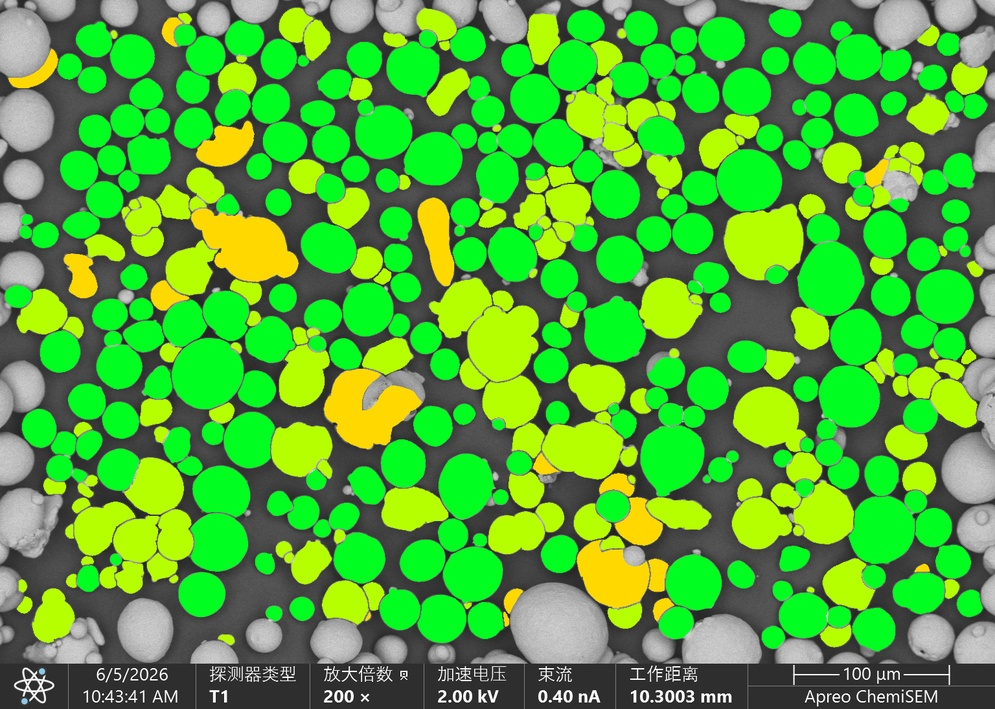
#> input picture data_98986/粉末圆度汇总/20260605/007_021-0.jpg, 995 x 709 px, shrunk from 1536 x 1094 before the run
$ python infer.py --image '../data_98986/粉末圆度汇总/20260605/007_021-0.jpg' --pixel-size-um 1.0
#> lines starting #> are read from the running program, lines starting #| are printed output that depends on the picture; after the words box and inside, x2 and y2 are one past the last pixel; in counts of white or black regions, pixels touching at a corner belong together
### metal_powder_sem_ai/preprocess.py
from __future__ import annotations

from dataclasses import dataclass
from pathlib import Path
from typing import Optional, Tuple, Union

import cv2
import numpy as np


ImageLike = Union[str, Path, np.ndarray]


@dataclass
class PreprocessResult:
    image: np.ndarray
    gray: np.ndarray
    denoised: np.ndarray
    enhanced: np.ndarray
    binary: np.ndarray
    crop_offset_xy: Tuple[int, int] = (0, 0)
    inverted: bool = False


def imread_unicode(path: Union[str, Path], flags: int = cv2.IMREAD_COLOR) -> np.ndarray:
    """支持 Windows 中文路径的 OpenCV 读图。"""
#> called with flags = 1
    path = Path(path)
    data = np.fromfile(str(path), dtype=np.uint8)
    image = cv2.imdecode(data, flags)
#> image is the input picture: shape (709, 995, 3); mean B, G, R 56, 169, 83.1
    if image is None:
        raise FileNotFoundError(f"无法读取图像: {path}")
    return image


def imwrite_unicode(path: Union[str, Path], image: np.ndarray) -> None:
    """支持 Windows 中文路径的 OpenCV 写图。"""
    path = Path(path)
    path.parent.mkdir(parents=True, exist_ok=True)
    suffix = path.suffix or ".png"
    ok, encoded = cv2.imencode(suffix, image)
    if not ok:
        raise IOError(f"无法编码图像: {path}")
    encoded.tofile(str(path))


def load_image(image: ImageLike, flags: int = cv2.IMREAD_COLOR) -> np.ndarray:
    if isinstance(image, np.ndarray):
        return image.copy()
    return imread_unicode(image, flags=flags)


def crop_sem_area(
    image: np.ndarray,
    crop_bottom_fraction: float = 0.0,
) -> Tuple[np.ndarray, Tuple[int, int]]:
    """裁掉底部 SEM 信息栏/比例尺区域；默认不裁剪，比例尺建议手动输入。"""
    if crop_bottom_fraction <= 0:
        return image.copy(), (0, 0)
    if crop_bottom_fraction >= 0.5:
        raise ValueError("crop_bottom_fraction 建议小于 0.5，避免裁掉有效颗粒区域。")
    h = image.shape[0]
    keep_h = int(round(h * (1.0 - crop_bottom_fraction)))
    return image[:keep_h].copy(), (0, 0)


def preprocess_sem_image(
    image: ImageLike,
    crop_bottom_fraction: float = 0.0,
    blur_ksize: int = 5,
    clahe_clip_limit: float = 2.0,
    clahe_tile_grid_size: int = 8,
    invert: Optional[bool] = None,
    morph_kernel_size: int = 3,
) -> PreprocessResult:
    """SEM 图像预处理：高斯去噪、CLAHE 增强、Otsu 自适应阈值二值化。"""
    bgr = load_image(image, flags=cv2.IMREAD_COLOR)
    cropped, offset = crop_sem_area(bgr, crop_bottom_fraction=crop_bottom_fraction)
#> offset = (0, 0)

    gray = cv2.cvtColor(cropped, cv2.COLOR_BGR2GRAY)

    if blur_ksize % 2 == 0:
        blur_ksize += 1
    denoised = cv2.GaussianBlur(gray, (blur_ksize, blur_ksize), 0)

    clahe = cv2.createCLAHE(
        clipLimit=clahe_clip_limit,
        tileGridSize=(clahe_tile_grid_size, clahe_tile_grid_size),
    )
    enhanced = clahe.apply(denoised)

    _, binary = cv2.threshold(
        enhanced,
        0,
        255,
        cv2.THRESH_BINARY + cv2.THRESH_OTSU,
    )
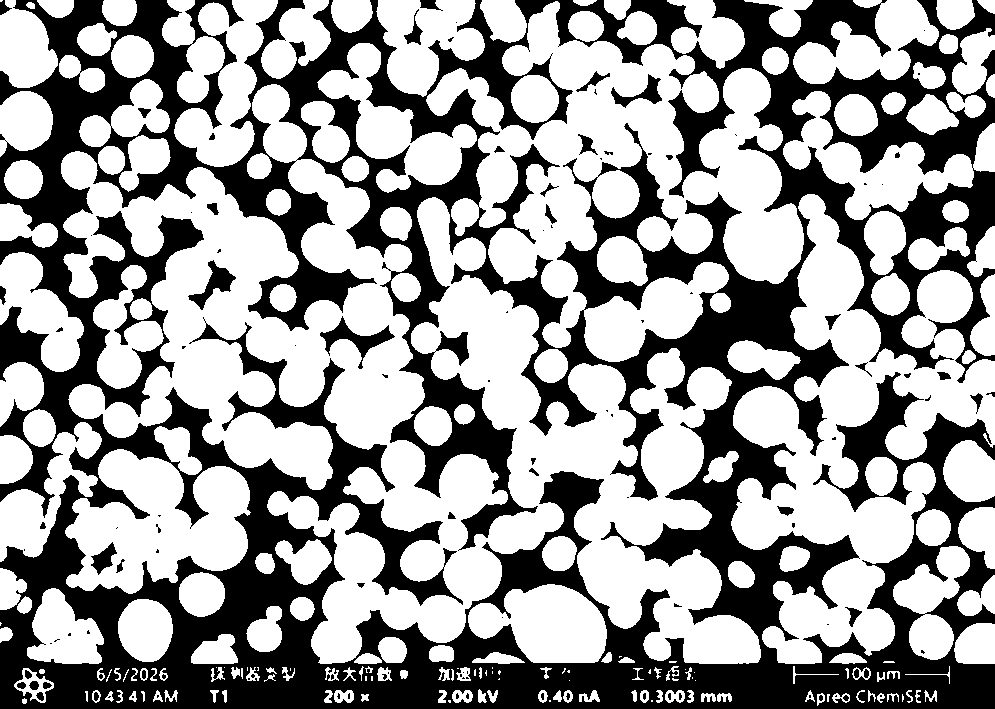
#> binary: shape (709, 995); 60.8% white; 114 black regions (67 under 20 px), largest, box (x1, y1, x2, y2) and area: (0, 0, 995, 709) 270466, (320, 316, 395, 369) 1028, (188, 260, 236, 310) 765

    white_fraction = float(np.mean(binary == 255))
#> white_fraction = 0.608
    should_invert = invert
    if should_invert is None:
        # SEM 金属粉末通常是“亮颗粒 + 暗背景”；若白色区域过大，说明阈值结果可能反了。
        should_invert = white_fraction > 0.60
#> should_invert = True

    inverted = bool(should_invert)
#> inverted = True
    if should_invert:
        binary = cv2.bitwise_not(binary)

    if morph_kernel_size > 1:
        kernel = cv2.getStructuringElement(
            cv2.MORPH_ELLIPSE,
            (morph_kernel_size, morph_kernel_size),
        )
        binary = cv2.morphologyEx(binary, cv2.MORPH_OPEN, kernel, iterations=1)
#> binary: shape (709, 995); 38.9% white; 125 white regions (48 under 20 px), largest, box (x1, y1, x2, y2) and area: (0, 0, 995, 709) 192033, (668, 0, 995, 371) 35908, (244, 0, 537, 549) 25867
        binary = cv2.morphologyEx(binary, cv2.MORPH_CLOSE, kernel, iterations=1)
#> binary: shape (709, 995); 39.1% white; 98 white regions (34 under 20 px), largest, box (x1, y1, x2, y2) and area: (0, 0, 995, 709) 194530, (668, 0, 995, 371) 35976, (244, 0, 537, 549) 25880

    return PreprocessResult(
        image=cropped,
        gray=gray,
        denoised=denoised,
        enhanced=enhanced,
        binary=binary,
        crop_offset_xy=offset,
        inverted=inverted,
    )


def save_preprocess_result(result: PreprocessResult, output_dir: Union[str, Path]) -> None:
    output_dir = Path(output_dir)
    output_dir.mkdir(parents=True, exist_ok=True)
    imwrite_unicode(output_dir / "01_gray.png", result.gray)
    imwrite_unicode(output_dir / "02_denoised.png", result.denoised)
    imwrite_unicode(output_dir / "03_enhanced.png", result.enhanced)
    imwrite_unicode(output_dir / "04_binary.png", result.binary)

### metal_powder_sem_ai/segment.py
from __future__ import annotations

import math
from dataclasses import dataclass
from typing import Iterable, List, Optional, Sequence, Tuple

import cv2
import numpy as np
from scipy import ndimage as ndi


@dataclass
class InstanceMask:
    particle_id: int
    mask: np.ndarray
    contour: np.ndarray
    bbox_xyxy: Tuple[int, int, int, int]
    score: float = 1.0
    source: str = "whole"
    tile_xyxy: Optional[Tuple[int, int, int, int]] = None
    internal_tile_edge_sides: Tuple[str, ...] = ()


@dataclass
class TileCandidate:
    mask: np.ndarray
    contour: np.ndarray
    bbox_xyxy: Tuple[int, int, int, int]
    score: float
    edge_clearance: float
    tile_xyxy: Tuple[int, int, int, int]
    source: str = "tiled"
    internal_tile_edge_sides: Tuple[str, ...] = ()


def mask_to_contour(mask: np.ndarray) -> Optional[np.ndarray]:
    mask_u8 = (mask > 0).astype(np.uint8) * 255
    contours, _ = cv2.findContours(mask_u8, cv2.RETR_EXTERNAL, cv2.CHAIN_APPROX_SIMPLE)
    if not contours:
        return None
    return max(contours, key=cv2.contourArea)


def bbox_from_mask(mask: np.ndarray) -> Tuple[int, int, int, int]:
    ys, xs = np.where(mask > 0)
    if len(xs) == 0:
        return (0, 0, 0, 0)
    return (int(xs.min()), int(ys.min()), int(xs.max()) + 1, int(ys.max()) + 1)


def crop_mask_to_bbox(mask: np.ndarray, bbox_xyxy: Tuple[int, int, int, int]) -> np.ndarray:
    x1, y1, x2, y2 = bbox_xyxy
    return (mask[y1:y2, x1:x2] > 0).astype(np.uint8)


def mask_is_local(instance: InstanceMask) -> bool:
    x1, y1, x2, y2 = instance.bbox_xyxy
    return instance.mask.shape[:2] == (max(0, y2 - y1), max(0, x2 - x1))


# [128 lines left out: functions paint_instance_mask, axis_starts, ownership_intervals, contour_centroid, bbox_intersection, tile_edge_clearance and 2 more, not called in this run]


def _candidate_equivalent_diameter(candidate: TileCandidate) -> float:
    area = max(0.0, float(cv2.contourArea(candidate.contour)))
    return math.sqrt(4.0 * area / math.pi) if area > 0 else 0.0


def _candidate_centroid(candidate: TileCandidate) -> Tuple[float, float]:
    return contour_centroid(candidate.contour, candidate.bbox_xyxy)


# [68 lines left out: functions _is_protected_parent_fragment, dedupe_tile_candidates, not called in this run]


def instances_from_label_image(
    labels: np.ndarray,
    min_area_px: int = 30,
) -> List[InstanceMask]:
    instances: List[InstanceMask] = []
    next_id = 1
    for label_id in sorted(int(v) for v in np.unique(labels) if int(v) > 0):
        mask = labels == label_id
        area = int(mask.sum())
        if area < min_area_px:
            continue
        contour = mask_to_contour(mask)
        if contour is None or cv2.contourArea(contour) < min_area_px:
            continue
        bbox = bbox_from_mask(mask)
        instances.append(
            InstanceMask(
                particle_id=next_id,
                mask=crop_mask_to_bbox(mask, bbox),
                contour=contour,
                bbox_xyxy=bbox,
                score=1.0,
            )
        )
        next_id += 1
    return instances


# [70 lines left out: functions renumber_instances, merge_instance_groups, not called in this run]


class ClassicalParticleSegmenter:
    """未训练模型时的可运行基线：Otsu 二值图 + distance transform + watershed。"""

    def __init__(
        self,
        min_area_px: int = 40,
        peak_min_distance: int = 8,
        fill_small_holes_px: int = 64,
    ) -> None:
        self.min_area_px = min_area_px
        self.peak_min_distance = peak_min_distance
        self.fill_small_holes_px = fill_small_holes_px

    def segment(self, binary: np.ndarray) -> List[InstanceMask]:
        foreground = binary > 0
        foreground = remove_small_objects_cv(foreground, self.min_area_px)
        foreground = fill_small_holes_cv(foreground, self.fill_small_holes_px)
        foreground_u8 = foreground.astype(np.uint8)

        distance = cv2.distanceTransform(foreground_u8, cv2.DIST_L2, 5)
        coordinates = local_maxima_coordinates(
            distance,
            min_distance=self.peak_min_distance,
            labels=foreground_u8,
        )

        markers = np.zeros(distance.shape, dtype=np.int32)
        if len(coordinates) == 0:
            markers, _ = ndi.label(foreground_u8)
        else:
            for idx, (row, col) in enumerate(coordinates, start=1):
                markers[row, col] = idx
            kernel = cv2.getStructuringElement(cv2.MORPH_ELLIPSE, (5, 5))
            markers = cv2.dilate(markers.astype(np.uint16), kernel, iterations=1).astype(np.int32)

        # watershed 将粘连颗粒按距离峰拆分，保证每个颗粒输出独立 mask。
        labels = watershed_cv(distance, markers, foreground)
        return instances_from_label_image(labels, min_area_px=self.min_area_px)


def remove_small_objects_cv(binary: np.ndarray, min_area_px: int) -> np.ndarray:
#> called with min_area_px = 80
    binary_u8 = (binary > 0).astype(np.uint8)
    num_labels, labels, stats, _ = cv2.connectedComponentsWithStats(binary_u8, 8)
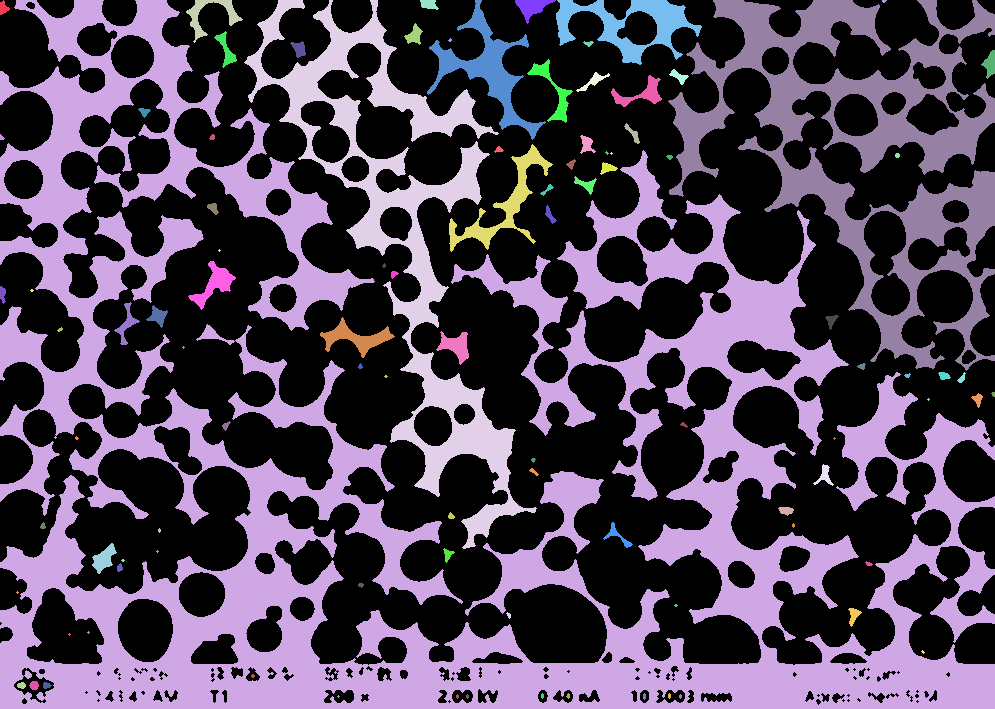
#> labels: shape (709, 995) int32; 99 distinct labels, from 0 to 98; one colour per label, 0 black
#> num_labels = 99; stats = 99 rows, first 6: [0, 0, 995, 705, 429871], [0, 0, 10, 15, 89], [0, 0, 995, 709, 194530], [186, 0, 57, 43, 666], [244, 0, 293, 549, 25880], [420, 0, 19, 10, 136]
    kept = np.zeros(binary_u8.shape, dtype=bool)
    for label_id in range(1, num_labels):
        if int(stats[label_id, cv2.CC_STAT_AREA]) >= min_area_px:
            kept |= labels == label_id
    return kept


def fill_small_holes_cv(binary: np.ndarray, area_threshold: int) -> np.ndarray:
#> called with area_threshold = 64
    binary_u8 = (binary > 0).astype(np.uint8)
    inv = (binary_u8 == 0).astype(np.uint8)
    num_labels, labels, stats, _ = cv2.connectedComponentsWithStats(inv, 8)
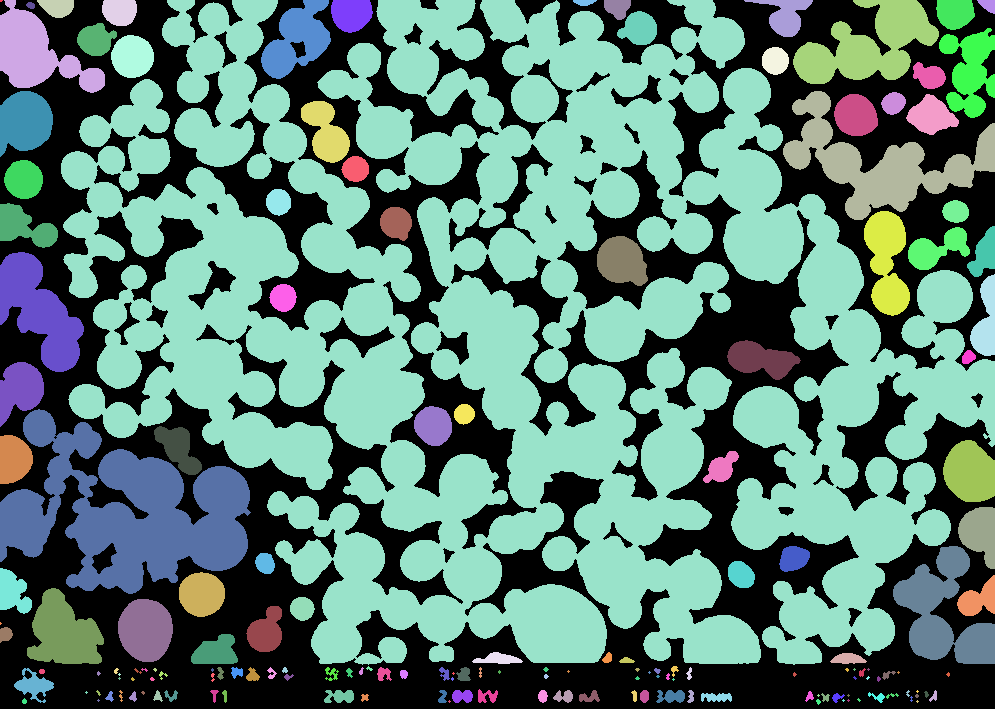
#> labels: shape (709, 995) int32; 168 distinct labels, from 0 to 167; one colour per label, 0 black
#> num_labels = 168; stats = 168 rows, first 6: [0, 0, 995, 709, 274193], [0, 0, 3, 2, 5], [0, 0, 105, 93, 4558], [37, 0, 37, 18, 494], [102, 0, 35, 26, 778], [61, 0, 934, 665, 305921]
    filled = binary_u8.astype(bool)
    h, w = binary_u8.shape
    for label_id in range(1, num_labels):
        x = int(stats[label_id, cv2.CC_STAT_LEFT])
        y = int(stats[label_id, cv2.CC_STAT_TOP])
        bw = int(stats[label_id, cv2.CC_STAT_WIDTH])
        bh = int(stats[label_id, cv2.CC_STAT_HEIGHT])
        area = int(stats[label_id, cv2.CC_STAT_AREA])
        touches_border = x == 0 or y == 0 or (x + bw) >= w or (y + bh) >= h
        if (not touches_border) and area <= area_threshold:
            filled |= labels == label_id
#> this loop made 167 passes
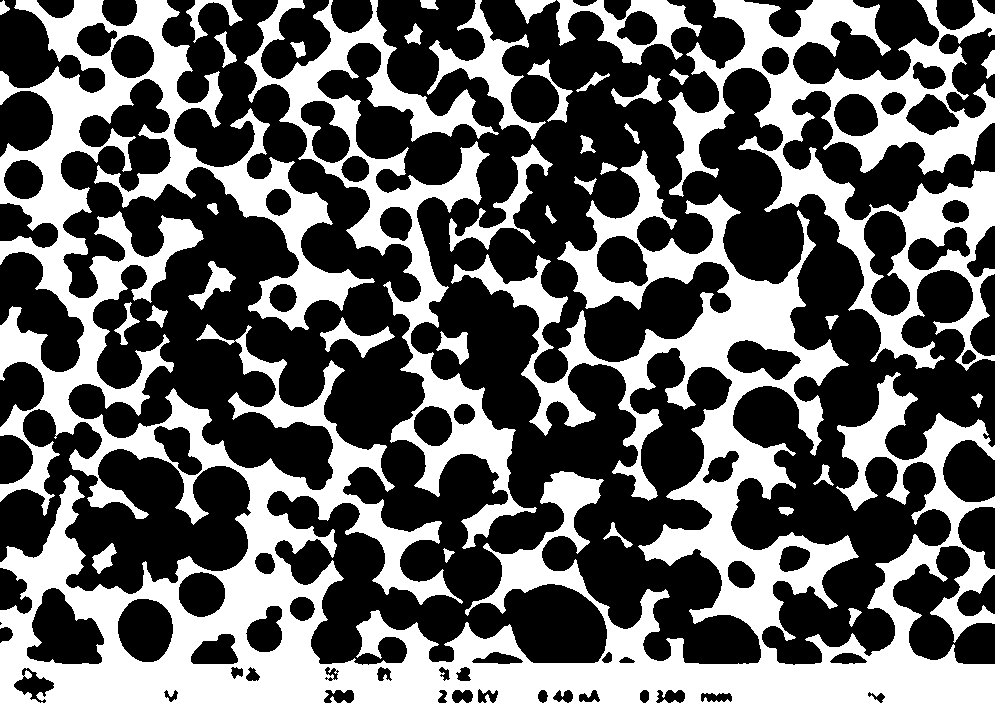
#> filled: shape (709, 995) bool; 39.1% white; 37 white regions, largest, box (x1, y1, x2, y2) and area: (0, 0, 995, 709) 196352, (668, 0, 995, 371) 35976, (244, 0, 537, 549) 25880
#> in segment, `distance = cv2.distanceTransform(foreground_u8, cv2.DIST_L2, 5)`:
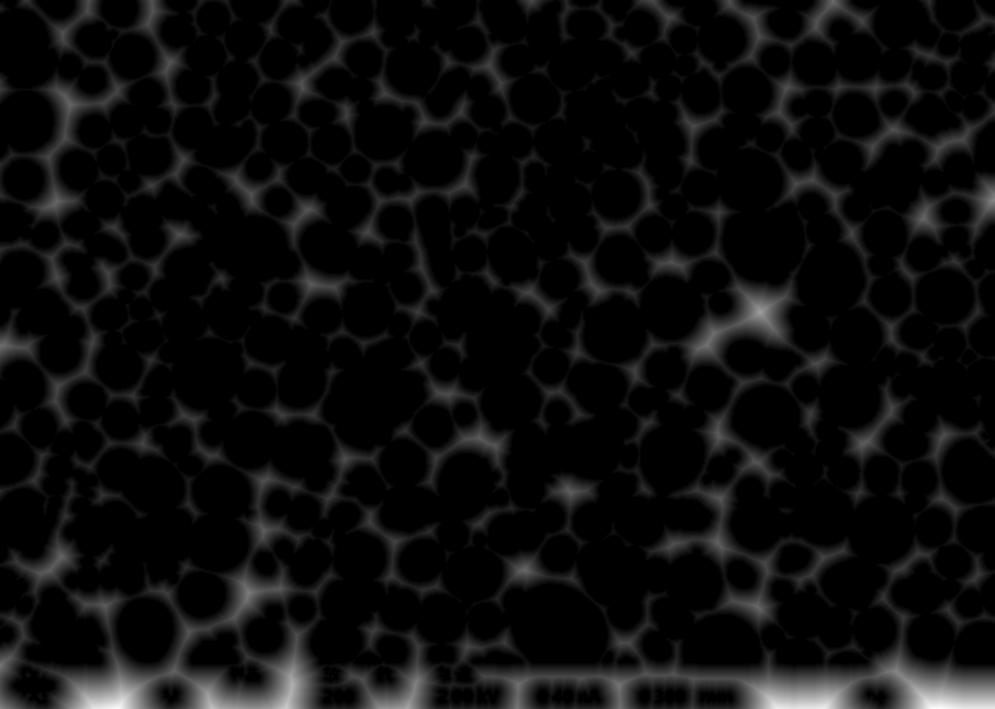
#> distance: shape (709, 995) float32; min 0, max 49.54, mean 2.6; drawn with min black and max white
    return filled


def local_maxima_coordinates(
    distance: np.ndarray,
    min_distance: int,
    labels: np.ndarray,
) -> np.ndarray:
#> called with min_distance = 12
    size = max(3, int(min_distance) * 2 + 1)
    max_filtered = ndi.maximum_filter(distance, size=size)
#> (the rest of the program and of its run is left out)
